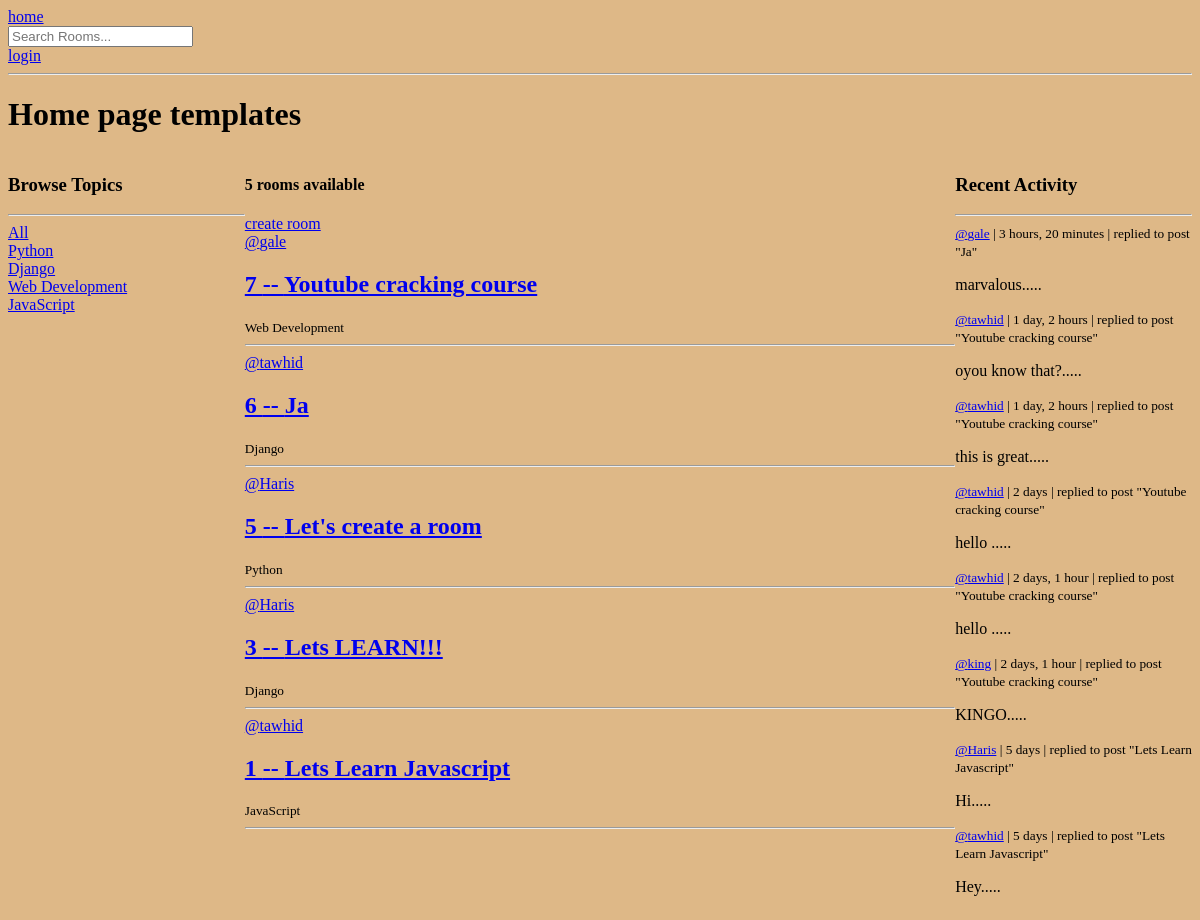
Before: / with the older database file.
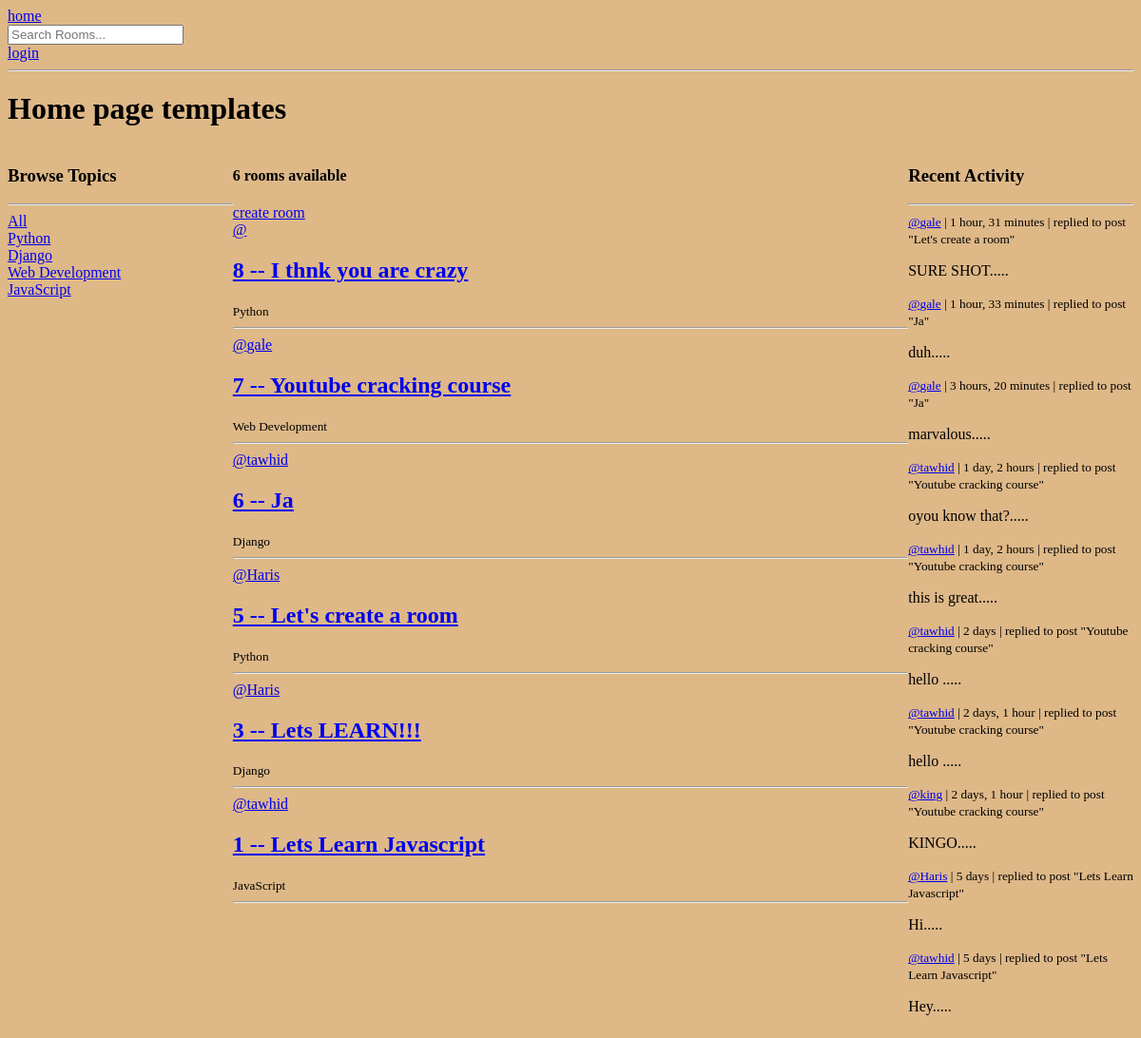
After: the same page with the newer database file.
### base/models.py (models this page shows, shortened)
class Topic(models.Model):
    name = models.CharField(max_length=200)

class Room(models.Model):
    host = models.ForeignKey(User, on_delete=models.SET_NULL, null=True)
    topic = models.ForeignKey(Topic, on_delete=models.SET_NULL, null=True)
    name = models.CharField(max_length=200)
    description = models.TextField(null=True, blank=True)
    participants = models.ManyToManyField(User, related_name="participants", blank=True)
    updated = models.DateTimeField(auto_now=True)
    created = models.DateTimeField(auto_now_add=True)
    class Meta:
        ordering = ['-updated', '-created']
    def __str__(self):
        return self.name

class Message(models.Model):
    user = models.ForeignKey(User, on_delete=models.CASCADE)
    room = models.ForeignKey(Room, on_delete=models.CASCADE)
    body = models.TextField(max_length=300)
    updated = models.DateTimeField(auto_now=True)
    created = models.DateTimeField(auto_now_add=True)
    class Meta:
        ordering = ['-updated', '-created']

### base/views.py (the view)
# urls.py: path('', views.home, name='home'),
def home(request):
    q = request.GET.get('q') if request.GET.get('q') != None else ''
    rooms = Room.objects.filter(
        Q(topic__name__icontains=q) |
        Q(name__icontains=q) |
        Q(description__icontains=q)
        )
    room_count = rooms.count()
    topics = Topic.objects.all()
    room_messages = Message.objects.filter(room__topic__name__icontains=q)
    context = {'rooms': rooms, 'topics': topics, 'room_count': room_count, 'room_messages': room_messages}
    return render(request, 'base/home.html', context)

### base/templates/base/home.html (shortened to what this page needs)
{% extends "main.html" %}
{% block content %}
<h1>Home page templates</h1>
<div class='home-container'>
    <div>
        {% include 'base/topics_compotent.html' %}
    </div>
    <div>
        <h4>{{ room_count }} rooms available</h4>
        <a href={% url 'room-create' %}> create room</a>
        {% include 'base/feed_component.html' %}
    </div>
    <div>
        {% include 'base/activity_component.html' %}
    </div>
</div>
{% endblock %}

### base/templates/base/topics_compotent.html
<h3>Browse Topics</h3>
        <hr>
        <div>
            <a href={% url 'home' %} > All </a>
        </div>
{% for topic in topics %}
        <div>
            <a href={% url 'home' %}?q={{topic.name}} > {{topic.name}} </a>
        </div>
{% endfor %}

### base/templates/base/feed_component.html (shortened to what this page needs)
{% for room in rooms %}
            <div>
                <span><a href={% url 'user-profile' room.host.id %} > @{{ room.host.username }}</a></span>
                <a href={% url 'room' room.id %}><h2>{{room.id}} -- {{ room.name }}</h2></a>
                <small>{{ room.topic.name }}</small>
                <hr>
            </div>
        {% endfor %}

### base/templates/base/activity_component.html (shortened to what this page needs)
<h3>Recent Activity</h3>
        <hr>
        {% for message in room_messages %}
            <div>
                <small><a href={% url 'user-profile' message.user.id %}>@{{message.user}}</a> | {{message.created|timesince}} | </small>
                <small>replied to post "{{message.room}}"</small>
                <p>{{message.body}}.....</p>
            </div>
        {% endfor %}

Changed rows visible on the page:
added Room: id "8", name "I thnk you are crazy", topic.name "Python"
added Message: user "gale", created "1 hour, 31 minutes", room "Let's create a room", body "SURE SHOT"
added Message: user "gale", created "1 hour, 33 minutes", room "Ja", body "duh"
Other visible differences:
{{ room_count }}: "5" → "6"
